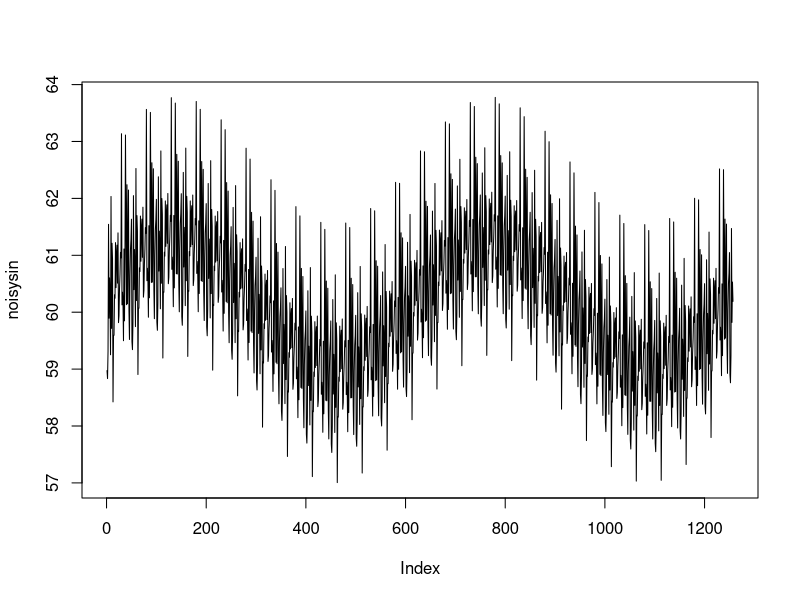
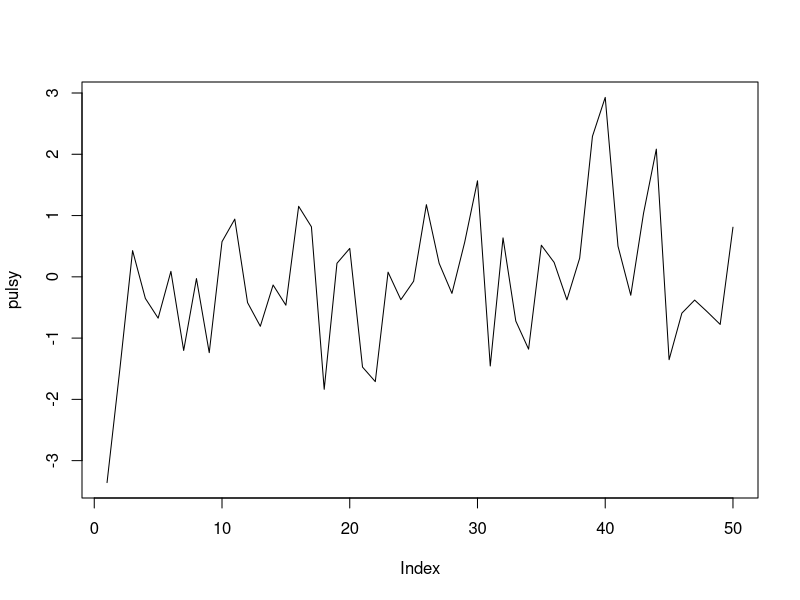
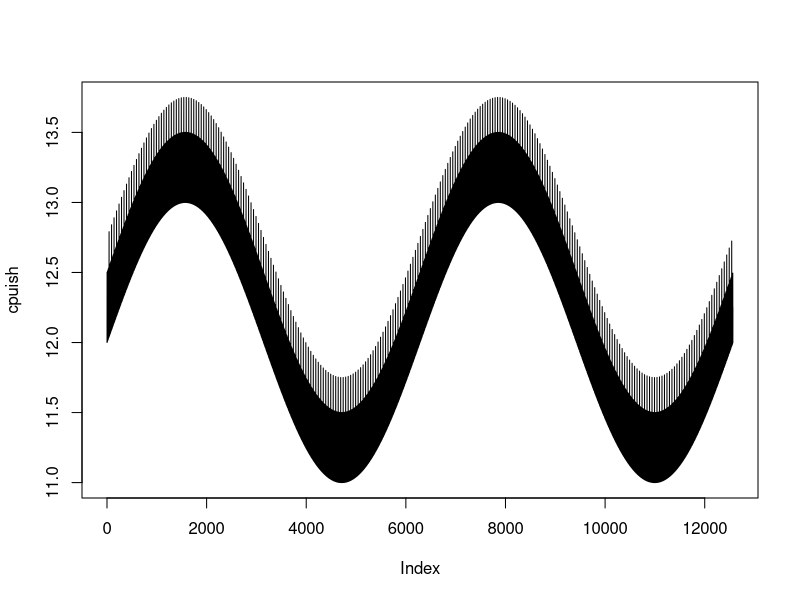

Recreate these plots in R, in order.
N=15000
N=50

noisysin <- sin(seq(0,4*pi,by=0.01))+rnorm(N)+sin(seq(1,4*pi+1,by=0.01))/5+2*30
plot(noisysin, type="l")
write(noisysin, file="noisysin", ncolumns=1)

pulsy <- rweibull(n=N, shape=3, scale=0.2) + rnorm(N)
plot(pulsy, type="l")
write(pulsy, file="pulsy", ncolumns=1)

cpuish <- rbinom(N, size=5, prob=0.2) * 0.25 + 12 + sin(seq(0,4*pi,by=0.001))
plot(cpuish,type="l")
write(cpuish, file="cpuish", ncolumns=1)

help(rbinom)